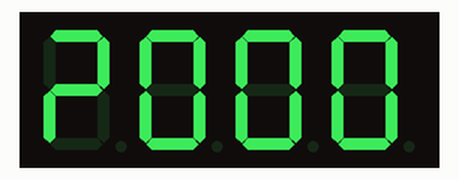
The sketch below on a simulated Arduino Uno, built with avr-gcc and run on an emulated ATmega328P. Parts: 4-digit seven-segment display.

Above: at 0.1 s.
At 1.1 s:
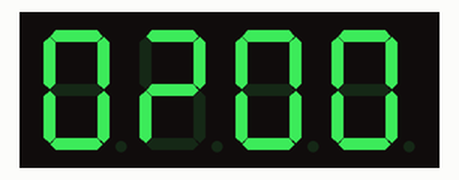
At 2.1 s:
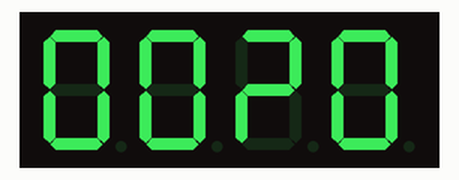
At 3.2 s:
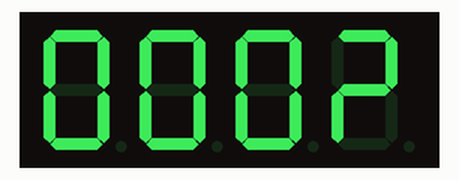

Measured:
- by itself, everything shown: repeats every 4.1 s, in 4 steps
- what the display in image 1 shows lasts 1.0 s, from 1.1 s to 2.1 s

The sketch:

A.ino
```cpp
#include <TM1637.h> // use if not working TM1637Display

#define CLK 2  // Pin connected to CLK on TM1637
#define DIO 3  // Pin connected to DIO on TM1637

TM1637 tm1637(CLK, DIO);  // Create TM1637 object

void setup() {
  tm1637.init();  // Initialize the display
  tm1637.setBrightness(7);  // Set brightness level (0-7)
}

void loop() {
  // Turn ON the first LED (digit 0) and OFF others
  tm1637.display(0, 0x3F);  // 0x3F is for ON (display 0)
  tm1637.display(1, 0x00);  // 0x00 is for OFF (blank)
  tm1637.display(2, 0x00);  // 0x00 is for OFF (blank)
  tm1637.display(3, 0x00);  // 0x00 is for OFF (blank)
  delay(1000);  // Wait for 1 second

  // Turn ON the second LED (digit 1) and OFF others
  tm1637.display(0, 0x00);  // 0x00 is for OFF (blank)
  tm1637.display(1, 0x3F);  // 0x3F is for ON (display 1)
  tm1637.display(2, 0x00);  // 0x00 is for OFF (blank)
  tm1637.display(3, 0x00);  // 0x00 is for OFF (blank)
  delay(1000);  // Wait for 1 second

  // Turn ON the third LED (digit 2) and OFF others
  tm1637.display(0, 0x00);  // 0x00 is for OFF (blank)
  tm1637.display(1, 0x00);  // 0x00 is for OFF (blank)
  tm1637.display(2, 0x3F);  // 0x3F is for ON (display 2)
  tm1637.display(3, 0x00);  // 0x00 is for OFF (blank)
  delay(1000);  // Wait for 1 second

  // Turn ON the fourth LED (digit 3) and OFF others
  tm1637.display(0, 0x00);  // 0x00 is for OFF (blank)
  tm1637.display(1, 0x00);  // 0x00 is for OFF (blank)
  tm1637.display(2, 0x00);  // 0x00 is for OFF (blank)
  tm1637.display(3, 0x3F);  // 0x3F is for ON (display 3)
  delay(1000);  // Wait for 1 second
}
```
